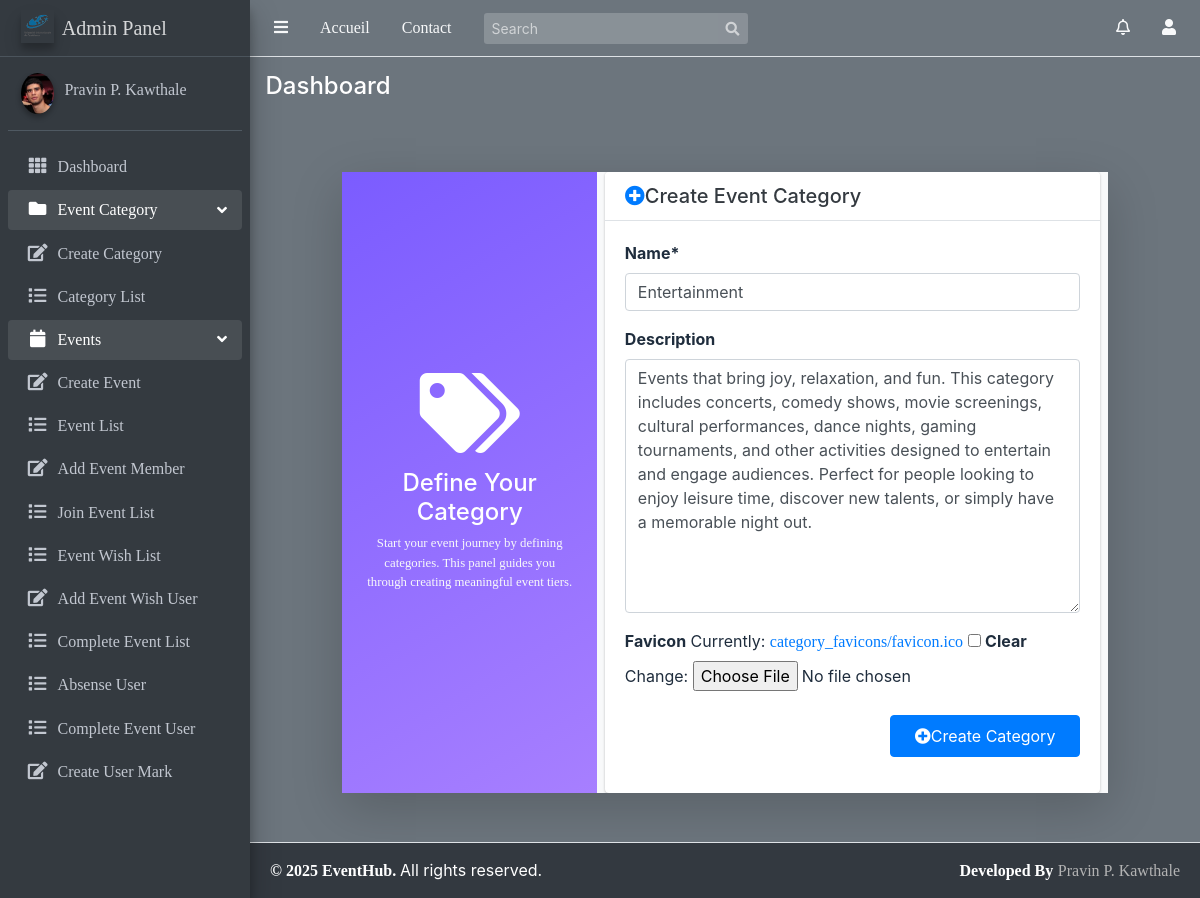
Page /Events/category-update/13/ (signed in) on the committed database.
### Event/models.py (models this page shows, shortened)
class Category(models.Model):
    name = models.CharField(max_length=100, unique=True)
    description = models.TextField(blank=True)
    slug = models.SlugField(unique=True, blank=True)
    favicon = models.ImageField(upload_to='category_favicons/', null=True, blank=True)

### Event/views.py (the view)
# urls.py: path('category-update/<int:pk>/', views.CategoryUpdate.as_view(), name='category_update'),
class CategoryUpdate(LoginRequiredMixin,UserPassesTestMixin,UpdateView):
    model=Category
    fields=['name','description','favicon']
    template_name = 'Event/category_form.html'
    success_url=reverse_lazy('category_list')
    def test_func(self):
        return self.request.user.is_superuser

### user/context_processors.py (called while the page is built)
def notifications(request):
    if request.user.is_authenticated:
        navbar_notifications = Notification.objects.filter(
            receiver=request.user
        ).order_by('-timestamp')[:5]  # latest 5 notifications
        navbar_unread_count = Notification.objects.filter(
            receiver=request.user,
            is_read=False
        ).count()
    else:
        navbar_notifications = []
        navbar_unread_count = 0
    return {
        'navbar_notifications': navbar_notifications,
        'navbar_unread_count': navbar_unread_count
    }

### templates/Event/category_form.html (shortened to what this page needs)
{% extends 'base/base.html' %}
{% load crispy_forms_tags %}
{% block content %}
<div class="container py-5">
    <div class="row justify-content-center">
        <div class="col-lg-10">
            <div class="row g-0 shadow-lg rounded-4 overflow-hidden">
                <div class="col-md-4 d-flex flex-column justify-content-center align-items-center text-center text-white p-4"
                     style="background: linear-gradient(150deg, #7b5cff, #a77fff);">
                    <i class="fas fa-tags fa-5x mb-3"></i>
                    <h4 class="fw-semibold mb-2">Define Your Category</h4>
                    <p class="small text-light mb-0">
                        Start your event journey by defining categories. This panel guides you through creating meaningful event tiers.
                    </p>
                </div>
                <div class="col-md-8 bg-light">
                    <div class="card border-0 h-100">
                        <div class="card-header bg-white border-bottom">
                            <h5 class="mb-0 fw-semibold text-dark">
                                <i class="fas fa-plus-circle me-2 text-primary"></i>Create Event Category
                            </h5>
                        </div>
                        <div class="card-body">
                            <form method="post" enctype="multipart/form-data" id="categoryForm">
                                <div class="mb-3">
                                    {{ form.name|as_crispy_field }}
                                </div>
                                <div class="mb-3">
                                    {{ form.description|as_crispy_field }}
                                </div>
                                <div class="mb-3">
                                    <label for="{{ form.favicon.id_for_label }}" class="form-label fw-semibold">Favicon</label>
                                    {{ form.favicon }}
                                </div>
                                <div class="d-flex justify-content-end mt-4">
                                    <button type="submit" class="btn btn-primary px-4 py-2">
                                        <i class="fas fa-plus-circle me-2"></i>Create Category
                                    </button>
                                </div>
                            </form>
                        </div>
                    </div>
                </div>
            </div>
        </div>
    </div>
</div>
{% endblock content %}

### rows in the picture
Category: name "Entertainment", description "Events that bring joy, relaxation, and fun. This category includes concerts, comedy shows, movie screenings, cultural performances, dance nights, gaming tournaments, and other activities designed to entertain and engage audiences. Perfect for people looking to enjoy leisure time, discover new talents, or simply have a memorable night out."
